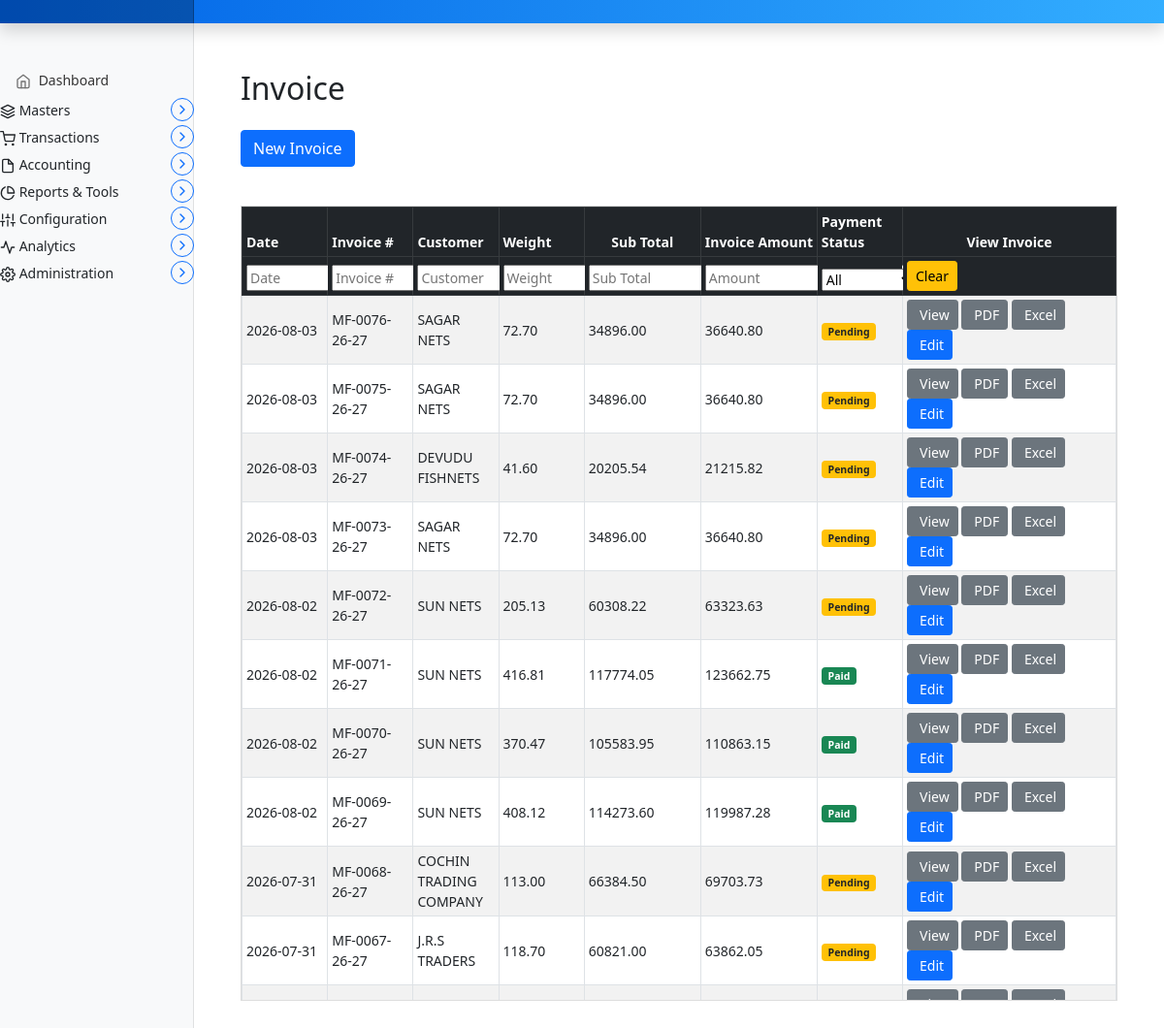
Page /invoice/invoice_entry on the earlier database version.
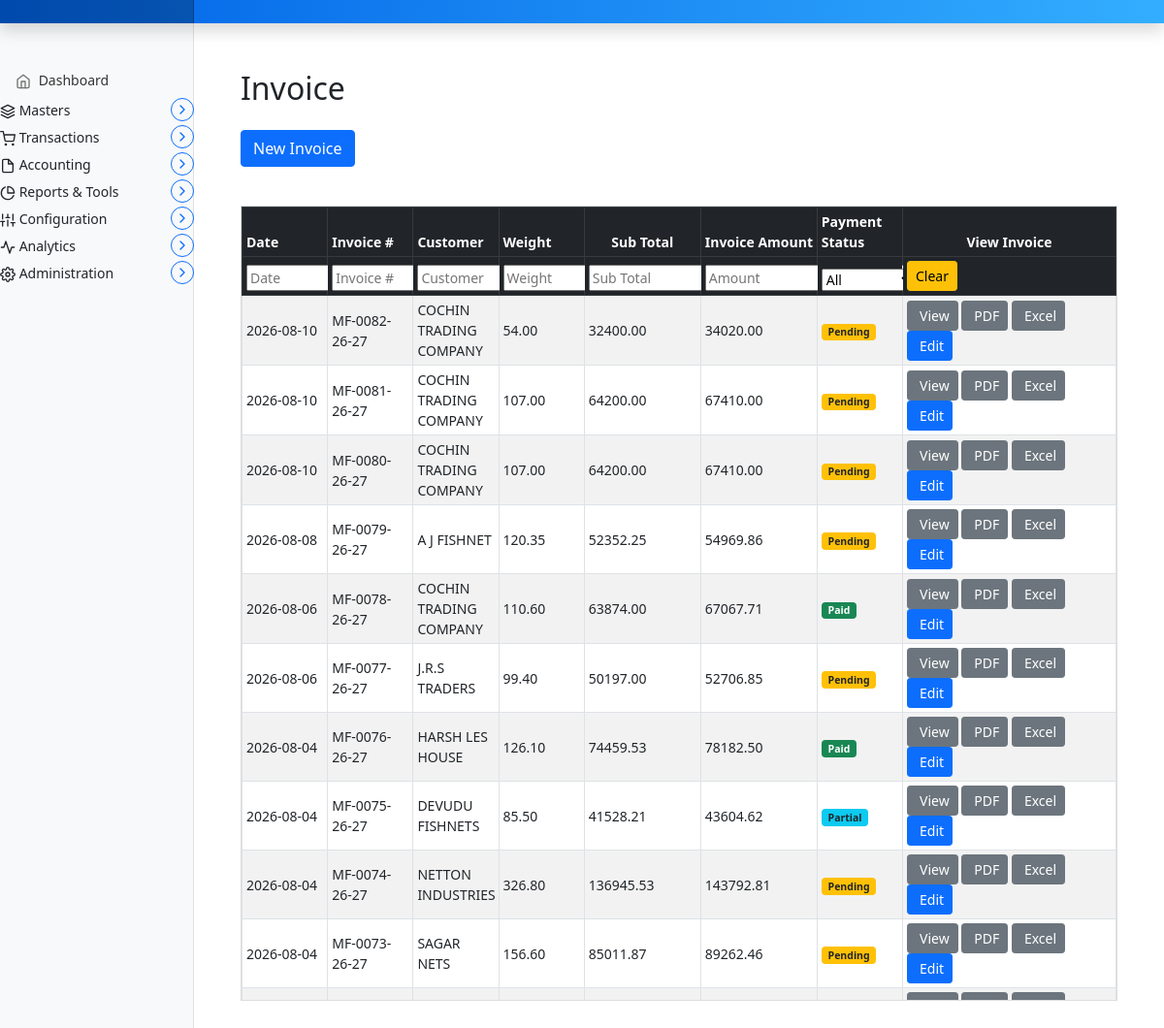
Same page on the later database version.
### marania_invoice_app/models.py (models this page shows, shortened)
class Invoice(models.Model):
    invoice_date = models.DateField(null=True, blank=True, default=date.today)
    invoice_number = models.CharField(max_length=50, unique=True, null=True)
    customer_code = models.CharField(max_length=50, unique=False, null=True)
    customer_name = models.CharField(max_length=100, null=True)
    customer_gst = models.CharField(max_length=20, null=True, blank=True)
    customer_address = models.TextField(null=True, blank=True)
    customer_contact = models.CharField(max_length=30, null=True, blank=True)
    customer_email = models.EmailField(null=True, blank=True)
    ship_to_customer_code = models.CharField(max_length=50, unique=False, null=True)
    ship_to_customer_name = models.CharField(max_length=100, null=True)
    ship_to_customer_gst = models.CharField(max_length=20, null=True, blank=True)
    ship_to_customer_address = models.TextField(null=True, blank=True)
    ship_to_customer_contact = models.CharField(max_length=30, null=True, blank=True)
    ship_to_customer_email = models.EmailField(null=True, blank=True)
    dispatched_through = models.CharField(max_length=100, null=True, blank=True)
    destination = models.CharField(max_length=200, null=True, blank=True)
    vehicle_name_number = models.CharField(max_length=100, null=True, blank=True)
    transporter_gst = models.CharField(max_length=100, null=True, blank=True)
    quantity_total  = models.DecimalField(max_digits=10, decimal_places=2, blank=True, null=True, default=Decimal('0.00'))
    subtotal = models.DecimalField(max_digits=14, decimal_places=2, default=Decimal('0.00'))
    cgst_amount = models.DecimalField(max_digits=14, decimal_places=2, default=Decimal('0.00'))
    sgst_amount = models.DecimalField(max_digits=14, decimal_places=2, default=Decimal('0.00'))
    igst_amount = models.DecimalField(max_digits=14, decimal_places=2, default=Decimal('0.00'))
    round_off = models.DecimalField(max_digits=10, decimal_places=2, default=Decimal('0.00'))
    gross_total = models.DecimalField(max_digits=14, decimal_places=2, default=Decimal('0.00'))
    payment_status = models.CharField(max_length=20,
        choices=[
            ('Pending', 'Pending'),
            ('Partial', 'Partial'),
            ('Paid', 'Paid'),
            ('WrittenOff', 'Written Off'),
            ('Cancelled', 'Cancelled'),
        ],
        default='Pending')
    remark = models.CharField(max_length=1024, null=True, blank=True,default="")

class InvoiceItem(models.Model):
    invoice = models.ForeignKey(
        Invoice,
        related_name='items',      # allows invoice.items.all()
        on_delete=models.CASCADE,  # deletes items if invoice is deleted
        to_field='invoice_number'  # optional: link by invoice_number instead of id
    )
    item_spec = models.CharField(max_length=200, blank=True, null=True)
    item_code = models.CharField(max_length=50, blank=True, null=True)
    item_description = models.CharField(max_length=200, blank=True, null=True)
    item_mesh_size = models.CharField(max_length=20, blank=True, null=True)
    item_mesh_depth = models.CharField(max_length=20, blank=True, null=True)
    item_quantity = models.DecimalField(max_digits=10, decimal_places=2, blank=True, null=True)
    item_price = models.DecimalField(max_digits=10, decimal_places=2, blank=True, null=True)
    item_colour = models.CharField(max_length=100, blank=True, null=True)
    item_hsn_code = models.CharField(max_length=10, blank=True, null=True)
    item_gst_amount = models.DecimalField(max_digits=10, decimal_places=2, blank=True, null=True)
    item_total_with_gst = models.DecimalField(max_digits=10, decimal_places=2, blank=True, null=True)

### marania_invoice_app/views.py (the view)
# urls.py: path('invoice_entry', views.invoice_entry, name='invoice_entry'),
def invoice_entry(request):
    Invoices =Invoice.objects.order_by('-invoice_date', '-invoice_number')
    Customers = Parties.objects.all()
    customer_dict = defaultdict(lambda:-1)
    transporter_dict = defaultdict(lambda:-1)
    for customer in Parties.objects.all():
        customer_dict[customer.code] = {'name':customer.name, 'gst':customer.gst, 'phone':customer.phone, 'email':customer.email,
                                        'address_bill_to':customer.address_bill_to, 'address_ship_to':customer.address_ship_to,
                                        'is_within_state':customer.is_within_state
                                        }
    for transporter in Transportation.objects.all():
        code = transporter.customer.code
        transporter_dict_temp = {'delivery_place':transporter.delivery_place, 'transporter_name':transporter.transporter_name,
                            'transporter_gst':transporter.transporter_gst, 'vehicle_name_number':transporter.vehicle_name_number,
                            'is_default_transport':transporter.is_default_transport}
        if code not in transporter_dict:
            transporter_dict[code] = [transporter_dict_temp]
        else:
            transporter_dict[code].append(transporter_dict_temp)
    summary_data = invoice_summary()
    product_dict = get_product_dict()
    customer_price_dict = get_customer_price_dictionary()
    next_invoice_number = get_next_invoice_number()
    formatted_number = f"{int(next_invoice_number):04d}"
    invoice_number =  company_settings.invoice_prefix + "-" + formatted_number + "-" + company_settings.finance_year
    context = {'invoice_form': forms.InvoiceForm(initial={'invoice_number':invoice_number}) ,
               'invoices':Invoices, 'invoiceitems':summary_data,
               'customers':Customers, 'customer_dict': json.dumps(customer_dict),
               'transporter_dict':json.dumps(transporter_dict),
               'customer_price_dict':json.dumps(customer_price_dict),
               'product_dict':json.dumps(product_dict),
               }
    return render(request, 'marania_invoice_app/invoice_entry.html', context)

### marania_invoice_app/templatetags/dict_extras.py (called while the page is built)
@register.filter
def get_item(dictionary, key):
    if dictionary is None or dictionary == "":
        return {}
    return dictionary.get(key)

### marania_invoice_app/views.py (called while the page is built)
def get_next_invoice_number():
    try:
        settings = CompanySettings.objects.get(id=1)
        next_invoice = f"{settings.current_invoice_number+1}"
        return next_invoice
    except CompanySettings.DoesNotExist:
        return None

def get_product_dict():
    global _PRODUCT_DICT
    if _PRODUCT_DICT is not None:
        return _PRODUCT_DICT
    products_dict = defaultdict(dict)
    products = Product.objects.select_related('material').all()
    for product in products:
        products_dict[product.code] = {
            "name": product.name,
            "display_name": product.display_name,
            "hsn": product.hsn,
            "material_code": product.material.code if product.material else None,
            "material_name": product.material.name if product.material else None,
            "cgst": str(product.cgst),
            "sgst": str(product.sgst),
            "igst": str(product.igst),
            "description": product.description,
        }
    _PRODUCT_DICT = products_dict
    return _PRODUCT_DICT

### templates/marania_invoice_app/invoice_entry.html (shortened to what the changed rows need)
{% extends 'partials/base.html' %}
{% load static %}
{% load crispy_forms_tags %}
{% block main %}
{% load dict_extras %}
<main class="col-md-9 ms-sm-auto col-lg-10 px-md-4">
  <div class="container my-5">
    <h2 class="mb-4">Invoice</h2>
    <div class="invoice-list mt-4">
      {% if invoices %}
          <div class="table-responsive invoice-table-wrapper">
          <table id="invoice-table" class="table table-striped table-hover table-bordered table-sm align-middle">
            <thead class="table-dark">
              <tr>
                <th scope="col">Date</th>
                <th scope="col">Invoice #</th>
                <th scope="col">Customer</th>
                <th scope="col">Weight</th>
                <th scope="col" class="col-amount">Sub Total</th>
                <th scope="col" class="col-amount">Invoice Amount</th>
                <th scope="col">Payment Status</th>
                <th scope="col" class="col-view-invoice">View Invoice</th>
              </tr>
                <tr id="invoice-filter-row">
                <th><input class="filter-input" placeholder="Date"></th>
                <th><input class="filter-input" placeholder="Invoice #"></th>
                <th>
                </th>
                <th><input class="filter-input" placeholder="Weight"></th>
                <th><input class="filter-input" placeholder="Sub Total"></th>
                <th><input class="filter-input" placeholder="Amount"></th>
                <th>
                  <select class="filter-input">
                    <option value="">All</option>
                  </select>
                </th>
                <th>
                  <button class="btn btn-warning btn-sm" id="clear-invoice-filters">
                    Clear
                  </button>
                </th>
               </tr>
            </thead>
            <tbody>
              {% for invoice in invoices %}
                <tr>
                  <td>{{ invoice.invoice_date|date:"Y-m-d" }}</td>
                  <td>{{ invoice.invoice_number }}</td>
                  <td>{{ invoice.customer_name }}</td>
                  {% with invoice_item=invoiceitems|get_item:invoice.invoice_number %}
                    <td>
                      {% if invoice_item %}
                        {{ invoice_item.weight }}
                      {% else %}
                        <span class="text-muted">0</span>
                      {% endif %}
                    </td>
                     <td>
                      {% if invoice_item %}
                        {{ invoice_item.sub_total }}
                      {% else %}
                        <span class="text-muted">0</span>
                      {% endif %}
                    </td>
                     <td>
                      {% if invoice_item %}
                        {{ invoice_item.invoice_amount }}
                      {% else %}
                        <span class="text-muted">0</span>
                      {% endif %}
                    </td>
                  {% endwith %}
                  <td>
                    <span class="badge
                      {% if invoice.payment_status == 'Paid' %}bg-success
                      {% elif invoice.payment_status == 'Partial' %}bg-info text-dark
                      {% elif invoice.payment_status == 'Pending' %}bg-warning text-dark
                      {% elif invoice.payment_status == 'WrittenOff' %}bg-secondary
                      {% elif invoice.payment_status == 'Cancelled' %}bg-danger
                      {% else %}bg-light text-dark{% endif %}">
                      {{ invoice.payment_status|default:'Pending' }}
                    </span>
                  </td>
                  <td>
                    <a href="javascript:void(0);"
                      onclick="openInvoicePopup('{{ invoice.invoice_number }}')"
                      class="btn btn-sm btn-secondary d-inline-flex align-items-center">
                       View
                    </a>
                 <a href="{% url 'invoice_pdf' invoice.invoice_number %}"
                    class="btn btn-sm btn-secondary d-inline-flex align-items-center">
                     PDF
                  </a>
                     <a href="javascript:void(0);"
                      onclick="openInvoicePopup('{{ invoice.invoice_number }}')"
                      class="btn btn-sm btn-secondary d-inline-flex align-items-center">
                       Excel
                    </a>
                    <a href="javascript:void(0);"
                       onclick="loadInvoice('{{ invoice.invoice_number }}')"
                        class="btn btn-sm btn-primary d-inline-flex align-items-center">
                         Edit
                    </a>
                  </td>
                </tr>
              {% endfor %}
            </tbody>
          </table>
        </div>
      {% else %}
        <p class="text-muted">No invoices found.</p>
      {% endif %}
    </div>
  </div>
</main>
{% endblock %}

Differences in the rows shown:
no longer on this page (row edited): InvoiceItem: weight "72.70"
removed InvoiceItem: weight "72.70"
removed InvoiceItem: weight "41.60"
removed InvoiceItem: weight "72.70"
no longer on this page (row edited): Invoice: invoice_date "2026-08-02", invoice_number "MF-0072-26-27", customer_name "SUN NETS", sub_total "60308.22", invoice_amount "63323.63", payment_status "Pending"
removed InvoiceItem: weight "205.13"
no longer on this page (row unchanged): Invoice: invoice_date "2026-08-02", invoice_number "MF-0071-26-27", customer_name "SUN NETS", weight "416.81", sub_total "117774.05", invoice_amount "123662.75", payment_status "Paid"
no longer on this page (row unchanged): Invoice: invoice_date "2026-08-02", invoice_number "MF-0070-26-27", customer_name "SUN NETS", sub_total "105583.95", invoice_amount "110863.15", payment_status "Paid"
no longer on this page (row unchanged): InvoiceItem: weight "370.47"
no longer on this page (row unchanged): Invoice: invoice_date "2026-08-02", invoice_number "MF-0069-26-27", customer_name "SUN NETS", sub_total "114273.60", invoice_amount "119987.28", payment_status "Paid"
no longer on this page (row unchanged): InvoiceItem: weight "408.12"
no longer on this page (row edited): Invoice: invoice_date "2026-07-31", invoice_number "MF-0068-26-27", customer_name "COCHIN TRADING COMPANY", weight "113.00", sub_total "66384.50", invoice_amount "69703.73", payment_status "Pending"
no longer on this page (row unchanged): Invoice: invoice_date "2026-07-31", invoice_number "MF-0067-26-27", customer_name "J.R.S TRADERS", weight "118.70", sub_total "60821.00", invoice_amount "63862.05", payment_status "Pending"
added Invoice: invoice_date "2026-08-10", invoice_number "MF-0082-26-27", customer_name "COCHIN TRADING COMPANY", sub_total "32400.00", invoice_amount "34020.00", payment_status "Pending"
added InvoiceItem: weight "54.00"
added Invoice: invoice_date "2026-08-10", invoice_number "MF-0081-26-27", customer_name "COCHIN TRADING COMPANY", weight "107.00", sub_total "64200.00", invoice_amount "67410.00", payment_status "Pending"
added Invoice: invoice_date "2026-08-10", invoice_number "MF-0080-26-27", customer_name "COCHIN TRADING COMPANY", weight "107.00", sub_total "64200.00", invoice_amount "67410.00", payment_status "Pending"
added Invoice: invoice_date "2026-08-08", invoice_number "MF-0079-26-27", customer_name "A J FISHNET", sub_total "52352.25", invoice_amount "54969.86", payment_status "Pending"
added InvoiceItem: weight "120.35"
added Invoice: invoice_date "2026-08-06", invoice_number "MF-0078-26-27", customer_name "COCHIN TRADING COMPANY", weight "110.60", sub_total "63874.00", invoice_amount "67067.71", payment_status "Paid"
added Invoice: invoice_date "2026-08-06", invoice_number "MF-0077-26-27", customer_name "J.R.S TRADERS", weight "99.40", sub_total "50197.00", invoice_amount "52706.85", payment_status "Pending"
changed Invoice "MF-0076-26-27": invoice_date "2026-08-03" → "2026-08-04"; customer_name "SAGAR NETS" → "HARSH LES HOUSE"; weight (not shown) → "126.10"; sub_total "34896.00" → "74459.53"; invoice_amount "36640.80" → "78182.50"; payment_status "Pending" → "Paid"
changed Invoice "MF-0075-26-27": invoice_date "2026-08-03" → "2026-08-04"; customer_name "SAGAR NETS" → "DEVUDU FISHNETS"; weight (not shown) → "85.50"; sub_total "34896.00" → "41528.21"; invoice_amount "36640.80" → "43604.62"; payment_status "Pending" → "Partial"
changed Invoice "MF-0074-26-27": invoice_date "2026-08-03" → "2026-08-04"; customer_name "DEVUDU FISHNETS" → "NETTON INDUSTRIES"; weight (not shown) → "326.80"; sub_total "20205.54" → "136945.53"; invoice_amount "21215.82" → "143792.81"
changed Invoice "MF-0073-26-27": invoice_date "2026-08-03" → "2026-08-04"; weight (not shown) → "156.60"; sub_total "34896.00" → "85011.87"; invoice_amount "36640.80" → "89262.46"
